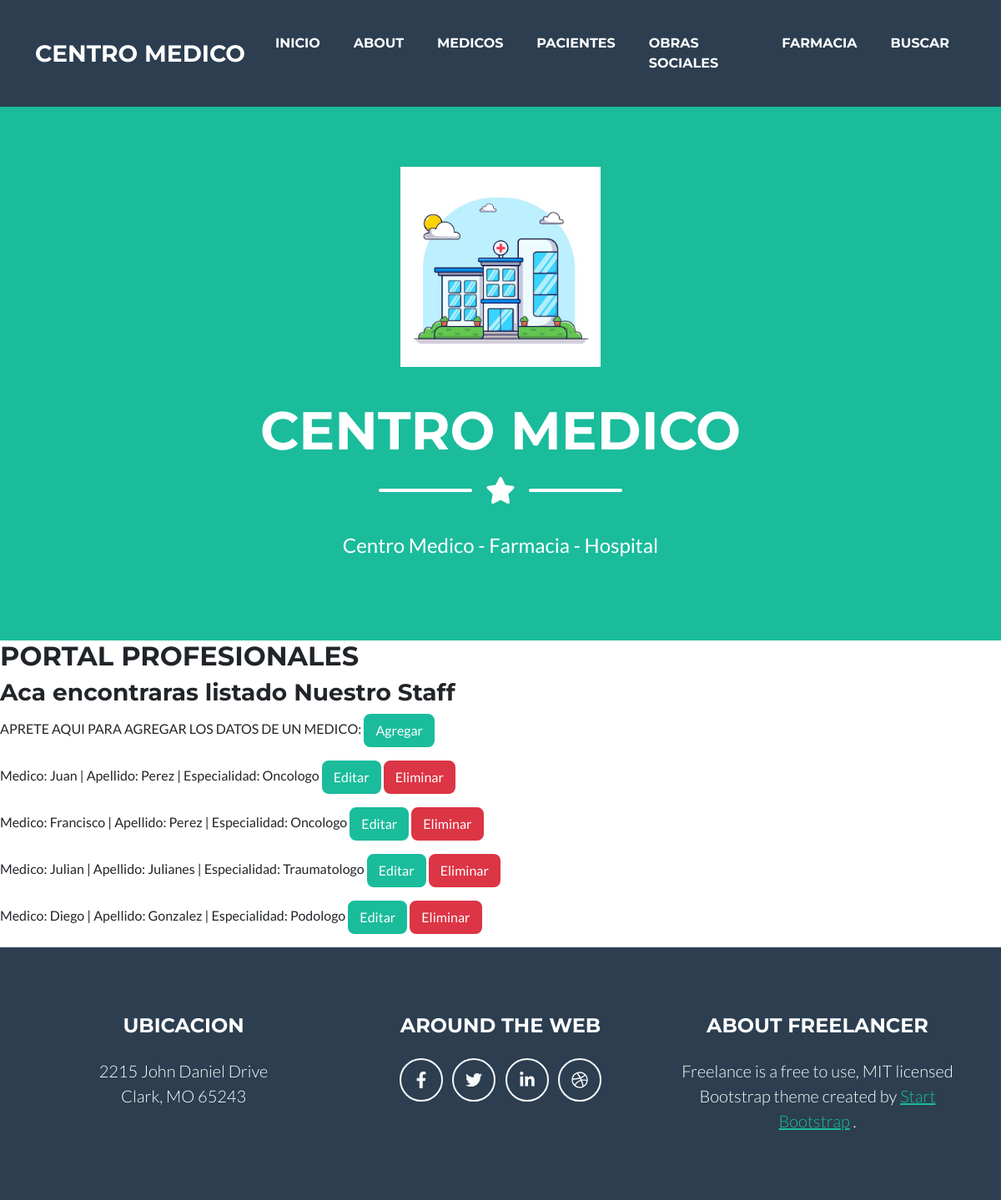
/medico_lista/, run on an earlier commit of the app's database.
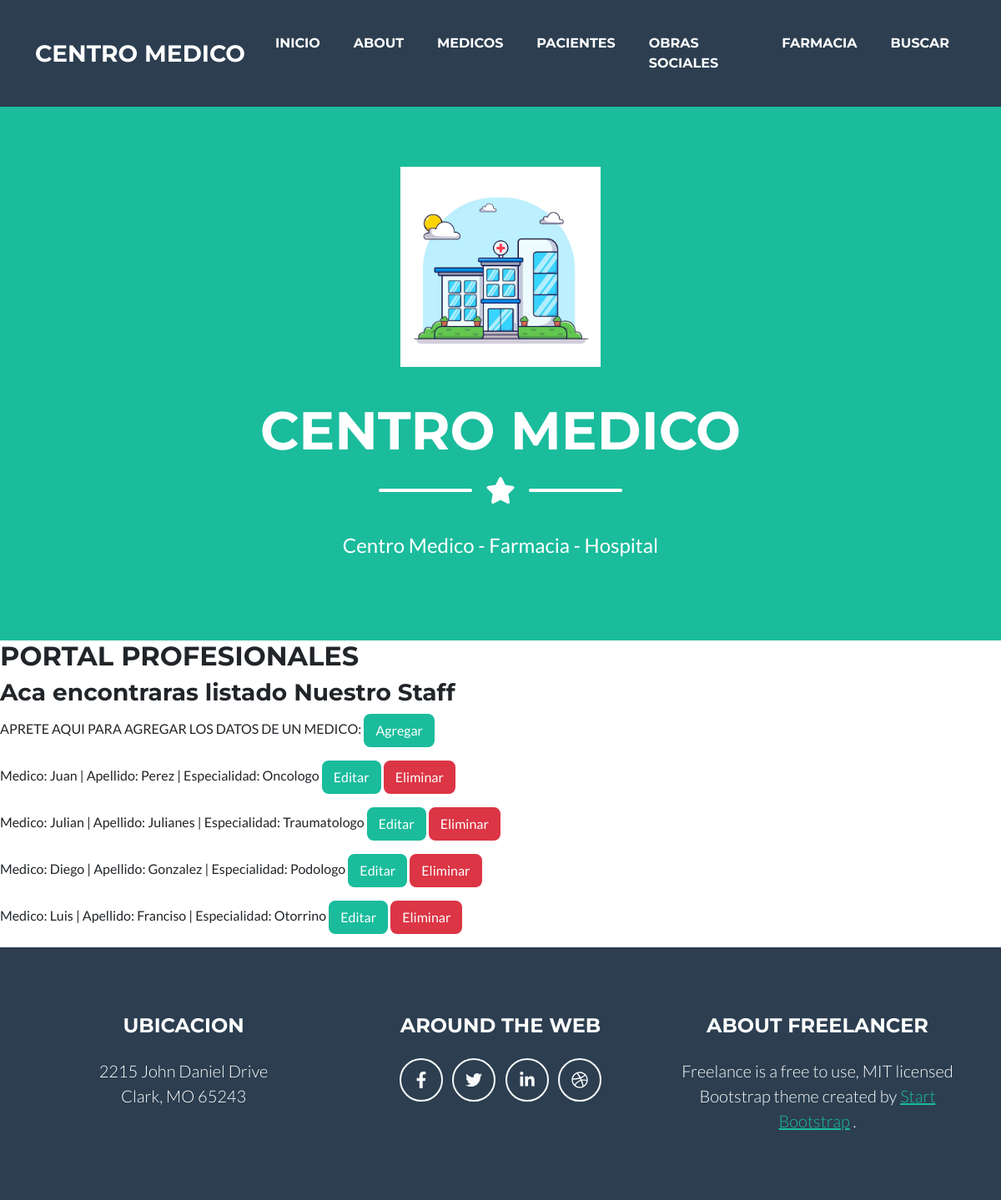
And on a later commit of the database.
### centromed/models.py (models this page shows, shortened)
class Medico(models.Model):
    nombre= models.CharField(max_length=20)
    apellido= models.CharField(max_length=20)
    matricula = models.IntegerField()
    especialidad= models.CharField (max_length=20)
    email= models.EmailField()

### centromed/views.py (the view)
# urls.py: path("medico_lista/", MedicoListView.as_view(), name= "medico_lista"),
class MedicoListView(ListView):
    model = Medico
    context_object_name = "medicos"
    template_name = "centromed/medico_lista.html"

### centromed/templates/centromed/medico_lista.html (shortened to what this page needs)
{% extends 'centromed/base.html' %}
{% block mutable %}
    <h2>PORTAL PROFESIONALES</h2>
    <h3>Aca encontraras listado Nuestro Staff</h3>
    <p>APRETE AQUI PARA AGREGAR LOS DATOS DE UN MEDICO: <a class="btn btn-primary" href="{% url 'medico_crear'%}" role="button">Agregar</a></p>
    {% for medico in medicos %}
        <p>Medico: {{medico.nombre}} | Apellido: {{medico.apellido}} | Especialidad: {{medico.especialidad}} <a class="btn btn-primary" href="{% url 'medico_update' medico.pk %}" role="button">Editar</a>  <a class="btn btn-danger" href="{% url 'medico_delete' medico.pk %}" role="button">Eliminar</a></p>
    {% endfor %}
{% endblock %}

### centromed/templates/centromed/base.html (shortened to what this page needs)
{% load static %}
<!DOCTYPE html>
<html lang="en">
    <head>
        <link href="{% static 'centromed/css/styles.css' %}" rel="stylesheet" />
    </head>
    <body id="page-top">
        <nav class="navbar navbar-expand-lg bg-secondary text-uppercase fixed-top" id="mainNav">
            <div class="container">
                <a class="navbar-brand" href="{% url 'index' %}">Centro Medico</a>
                <div class="collapse navbar-collapse" id="navbarResponsive">
                    <ul class="navbar-nav ms-auto">
                        <li class="nav-item mx-0 mx-lg-1"><a class="nav-link py-3 px-0 px-lg-3 rounded" href="{% url 'index' %}">Inicio</a></li>
                        <li class="nav-item mx-0 mx-lg-1"><a class="nav-link py-3 px-0 px-lg-3 rounded" href="{% url 'about' %}">About</a></li>
                        <li class="nav-item mx-0 mx-lg-1"><a class="nav-link py-3 px-0 px-lg-3 rounded" href="{% url 'medicos' %}">Medicos</a></li>
                        <li class="nav-item mx-0 mx-lg-1"><a class="nav-link py-3 px-0 px-lg-3 rounded" href="{% url 'pacientes' %}">Pacientes</a></li>
                        <li class="nav-item mx-0 mx-lg-1"><a class="nav-link py-3 px-0 px-lg-3 rounded" href="{% url 'osociales' %}">Obras Sociales</a></li>
                        <li class="nav-item mx-0 mx-lg-1"><a class="nav-link py-3 px-0 px-lg-3 rounded" href="{% url 'farmacias' %}">Farmacia</a></li>
                        <li class="nav-item mx-0 mx-lg-1"><a class="nav-link py-3 px-0 px-lg-3 rounded" href="{% url 'busqueda-especialidad' %}">Buscar</a></li>
                    </ul>
                </div>
            </div>
        </nav>
        <header class="masthead bg-primary text-white text-center">
            <div class="container d-flex align-items-center flex-column">
                <img class="masthead-avatar mb-5" src="{% static 'centromed/assets/img/portfolio/centromed.jpg' %}" alt="..." />
                <h1 class="masthead-heading text-uppercase mb-0">Centro Medico</h1>
                <div class="divider-custom divider-light">
                    <div class="divider-custom-line"></div>
                    <div class="divider-custom-icon"><i class="fas fa-star"></i></div>
                    <div class="divider-custom-line"></div>
                </div>
                <p class="masthead-subheading font-weight-light mb-0">Centro Medico - Farmacia - Hospital</p>
            </div>
        </header>
        {% block mutable %}
        {% endblock mutable %}
        <footer class="footer text-center">
            <div class="container">
                <div class="row">
                    <div class="col-lg-4 mb-5 mb-lg-0">
                        <h4 class="text-uppercase mb-4">Ubicacion</h4>
                        <p class="lead mb-0">
                            2215 John Daniel Drive
                            <br />
                            Clark, MO 65243
                        </p>
                    </div>
                    <div class="col-lg-4 mb-5 mb-lg-0">
                        <h4 class="text-uppercase mb-4">Around the Web</h4>
                        <a class="btn btn-outline-light btn-social mx-1" href="#!"><i class="fab fa-fw fa-facebook-f"></i></a>
                        <a class="btn btn-outline-light btn-social mx-1" href="#!"><i class="fab fa-fw fa-twitter"></i></a>
                        <a class="btn btn-outline-light btn-social mx-1" href="#!"><i class="fab fa-fw fa-linkedin-in"></i></a>
                        <a class="btn btn-outline-light btn-social mx-1" href="#!"><i class="fab fa-fw fa-dribbble"></i></a>
                    </div>
                    <div class="col-lg-4">
                        <h4 class="text-uppercase mb-4">About Freelancer</h4>
                        <p class="lead mb-0">
                            Freelance is a free to use, MIT licensed Bootstrap theme created by
                            <a href="http://startbootstrap.com">Start Bootstrap</a>
                            .
                        </p>
                    </div>
                </div>
            </div>
        </footer>
    </body>
</html>

What changed in the data, as far as the page shows it:
removed Medico: nombre "Francisco", apellido "Perez", especialidad "Oncologo"
added Medico: nombre "Luis", apellido "Franciso", especialidad "Otorrino"
